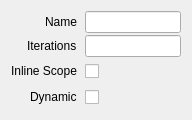
<?xml version="1.0" encoding="UTF-8"?>
<ui version="4.0">
 <class>GroupProperties</class>
 <widget class="QWidget" name="GroupProperties">
  <property name="geometry">
   <rect>
    <x>0</x>
    <y>0</y>
    <width>192</width>
    <height>102</height>
   </rect>
  </property>
  <layout class="QVBoxLayout" name="verticalLayout">
   <item>
    <layout class="QFormLayout" name="formLayout">
     <property name="labelAlignment">
      <set>Qt::AlignRight|Qt::AlignTrailing|Qt::AlignVCenter</set>
     </property>
     <property name="horizontalSpacing">
      <number>8</number>
     </property>
     <property name="verticalSpacing">
      <number>2</number>
     </property>
     <property name="leftMargin">
      <number>0</number>
     </property>
     <property name="topMargin">
      <number>0</number>
     </property>
     <property name="rightMargin">
      <number>0</number>
     </property>
     <property name="bottomMargin">
      <number>0</number>
     </property>
     <item row="1" column="0">
      <widget class="QLabel" name="labelIterations">
       <property name="text">
        <string>Iterations</string>
       </property>
      </widget>
     </item>
     <item row="1" column="1">
      <widget class="ExpressionLineEdit" name="iterations"/>
     </item>
     <item row="3" column="0">
      <widget class="QLabel" name="labelInlineScope">
       <property name="text">
        <string>Inline Scope</string>
       </property>
      </widget>
     </item>
     <item row="3" column="1">
      <widget class="QCheckBox" name="inlineScope">
       <property name="minimumSize">
        <size>
         <width>0</width>
         <height>24</height>
        </size>
       </property>
      </widget>
     </item>
     <item row="0" column="1">
      <widget class="QLineEdit" name="name"/>
     </item>
     <item row="0" column="0">
      <widget class="QLabel" name="labelName">
       <property name="text">
        <string>Name</string>
       </property>
      </widget>
     </item>
     <item row="4" column="0">
      <widget class="QLabel" name="labelDynamic">
       <property name="text">
        <string>Dynamic</string>
       </property>
      </widget>
     </item>
     <item row="4" column="1">
      <widget class="QCheckBox" name="dynamic">
       <property name="minimumSize">
        <size>
         <width>0</width>
         <height>24</height>
        </size>
       </property>
      </widget>
     </item>
    </layout>
   </item>
  </layout>
 </widget>
 <customwidgets>
  <customwidget>
   <class>ExpressionLineEdit</class>
   <extends>QLineEdit</extends>
   <header>widgets//ExpressionLineEdit.h</header>
  </customwidget>
 </customwidgets>
 <resources/>
 <connections/>
</ui>
